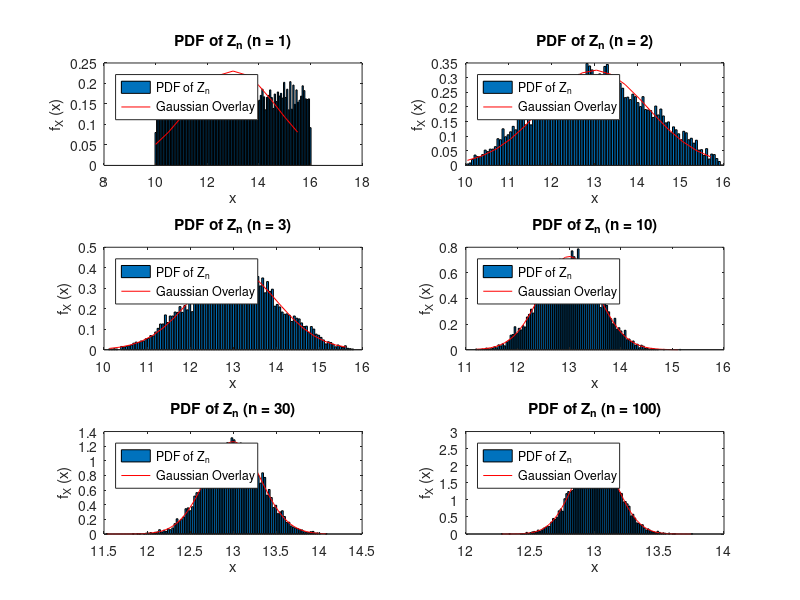

Write the MATLAB code that produced this figure.
t = 10000; % 10^4
a = 10; % Lower bound
b = 16; % Upper bound
X = a + (b-a) .* rand(100,t);

n_values = [1, 2, 3, 10, 30, 100];
mean_Xi = (a + b) / 2;
var_Xi = (b - a)^2 / 12;

mean_Z = zeros(size(n_values));
var_Z = zeros(size(n_values));

for i = 1:length(n_values)
    n = n_values(i);
    mean_Z(i) = mean_Xi;
    var_Z(i) = var_Xi / n;
end

figure
for j = 1:length(n_values)
    n = n_values(j);
    Z = zeros(1,t);
    for i = 1:n
        Z = Z + ((X(i,1:t))/n);
    end
    [h,c] = hist(Z, linspace(min(Z), max(Z), 100+1));
    
    z_sigma = sqrt(var_Z(j));
    x = min(Z):(1 / (n + 1)):max(Z);
    y = (1/(z_sigma*sqrt(2*pi))) * exp(-(x-mean_Z(j)).^2/(2*z_sigma^2));
    
    subplot(3,2,j)
    bar(c,h/trapz(c,h))
    hold on
    plot(x, y,'r')
    hold off
    xlabel('x')
    ylabel('f_X (x)')
    legend({'PDF of Z_n', 'Gaussian Overlay'},'Location','northwest')
    title(['PDF of Z_n (n = ', num2str(n), ')'])
end
